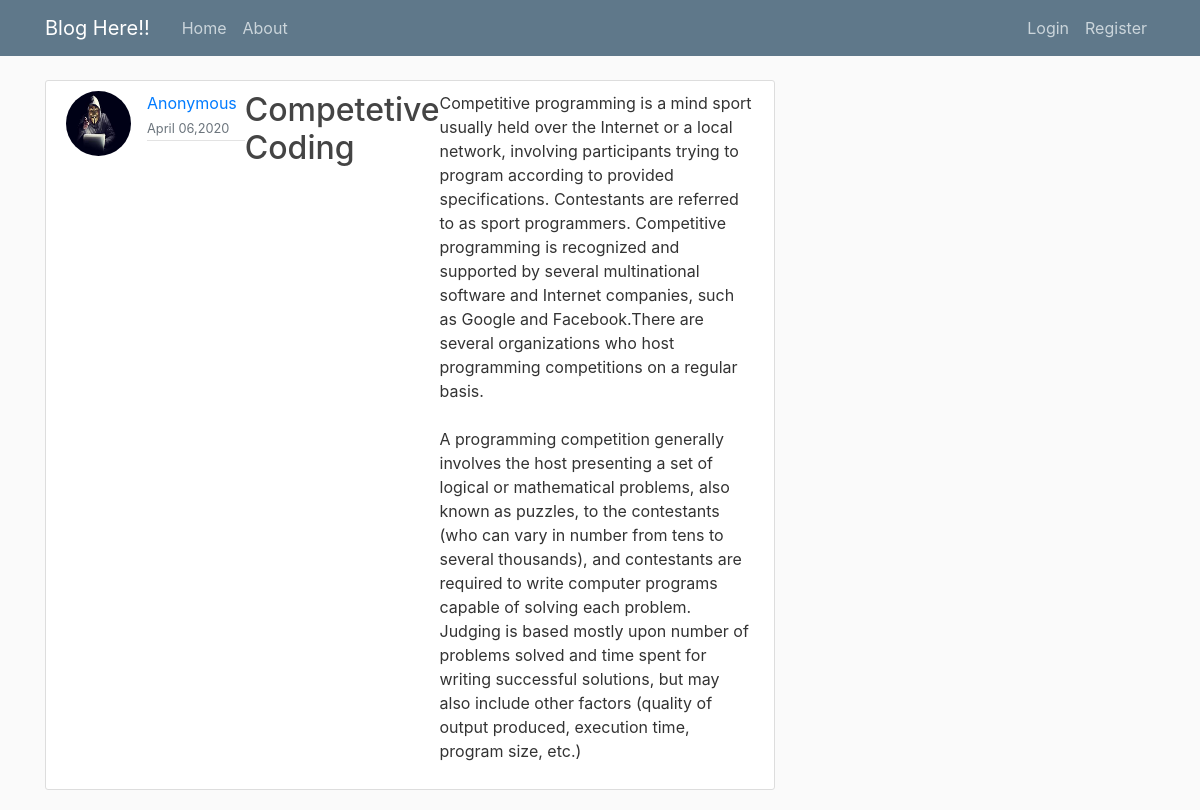
/post/5/, run on the app's committed database.
### Blogapp/models.py (models this page shows, shortened)
class Post(models.Model):
    title=models.CharField(max_length=100)
    content=models.TextField()
    date_posted=models.DateTimeField(default=timezone.now)
    author=models.ForeignKey(User,on_delete=models.CASCADE)

### user/models.py (models this page shows, shortened)
class Profile(models.Model):
    user=models.OneToOneField(User, on_delete=models.CASCADE)
    image=models.ImageField(default='default.jpg',upload_to='profile_pics')

### Blogapp/views.py (the view)
# urls.py: path('post/<int:pk>/',PostDetailView.as_view(), name="ndetail"),
class PostDetailView(DetailView):
     model=Post
     template_name='detail.html'

### Blogapp/templates/detail.html (shortened to what this page needs)
{% extends 'base.html' %}
{% block content %}
<article class="media content-section">
  <img class="rounded-circle article-img" src="{{ object.author.profile.image.url }}">
  <div class="media-body">
    <div class="article-metadata">
      <a class="mr-2" href="#">{{ object.author }}</a>
      <small class="text-muted">{{ object.date_posted|date:"F d,Y" }}</small>
    </div>
  </div>
    <h2 class="article-title">{{ object.title }}</h2>
    <p class="article-content">{{ object.content }}</p>
  </div>
{% endblock %}

### Blogapp/static/Blog/main.css (style rules this page uses)
body { background: #fafafa; color: #333333; margin-top: 5rem; }
h1, h2, h3, h4, h5, h6 { color: #444444; }
.content-section { background: #ffffff; padding: 10px 20px; border: 1px solid #dddddd; border-radius: 3px; margin-bottom: 20px; }
.article-title { color: #444444; }
.article-content { white-space: pre-line; }
.article-img { height: 65px; width: 65px; margin-right: 16px; }
.article-metadata { padding-bottom: 1px; margin-bottom: 4px; border-bottom: 1px solid #e3e3e3 }

### data on the page
Post: author.profile.image (picture), author "Anonymous", date_posted "April 06,2020", title "Competetive Coding", content "Competitive programming is a mind sport usually held over the Internet or a local network, involving participants trying to program according to provided specifications. Contestants are referred to as sport programmers. Competitive programming is recognized and supported by several multinational software and Internet companies, such as Google and Facebook.There are several organizations who host programming competitions on a regular basis. A programming competition generally involves the host presenting a set of logical or mathematical problems, also known as puzzles, to the contestants (who can vary in number from tens to several thousands), and contestants are required to write computer…"
